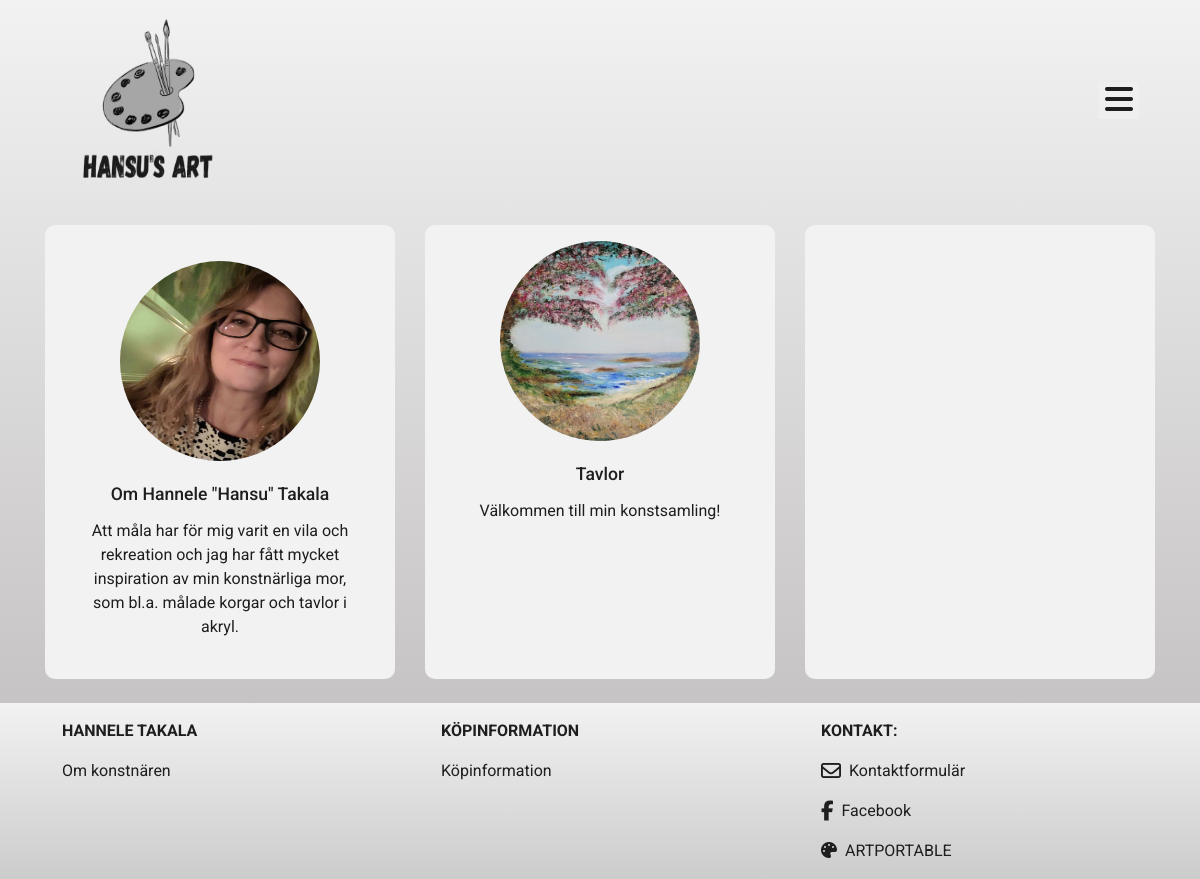
Before: / with the older database file.
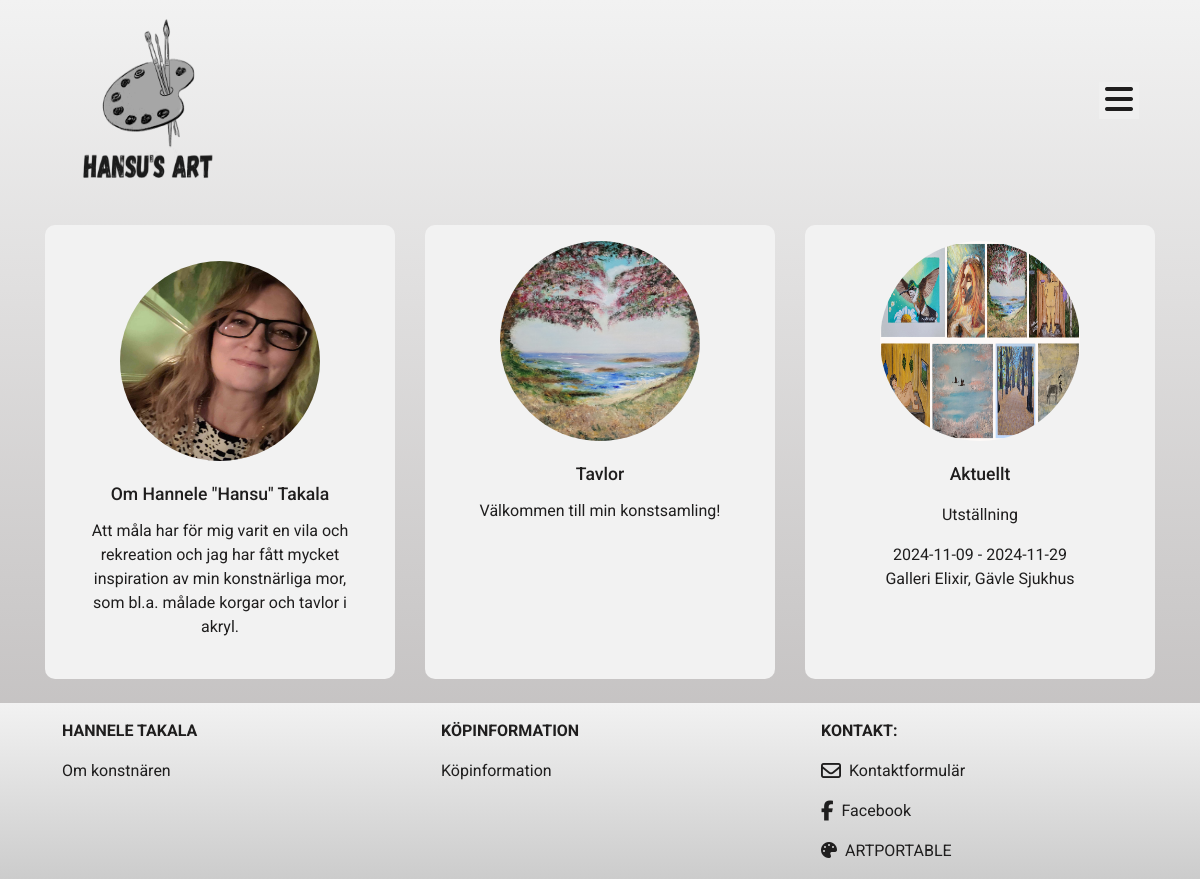
After: the same page with the newer database file.
### blog/models.py (models this page shows, shortened)
class Blog(models.Model):
    STATUS = (
        ('Draft', 'Draft'),
        ('Published', 'Published')
    )
    title = models.CharField(max_length=254)
    intro = models.TextField()
    text = models.TextField()
    status = models.CharField(choices=STATUS, default='Draft', max_length=254)
    image = models.ImageField()
    image_url = models.URLField(max_length=1024, null=True, blank=True)
    date = models.DateField(auto_now_add=True)
    highlight = models.BooleanField(default=False)
    category = models.ForeignKey('Category', null=True, blank=True, on_delete=models.SET_NULL)
    class Meta:
        ordering = ('-date',)

### home/views.py (the view)
# urls.py: path('', views.index, name='home'),
def index(request):
    posts = Blog.objects.filter(highlight='True')
    context= {
        'posts': posts,
    }
    return render(request, 'home/index.html', context)

### home/templates/home/index.html (shortened to what this page needs)
{% extends 'base.html' %}
{% load static %}
{% block content %}
<div class="container my-4">
    <div class="card-deck">
        <div class="card text-center">
            <div class="card-body">
                <a href="{% url 'about' %}" class="no-line">
                    <img src="{% static 'img/hannele.jpg' %}" class="card-img-top round mt-3" alt="Om mig">
                    <div class="card-body">
                        <p class="card-title">Om Hannele "Hansu" Takala</p>
                        <div class="card-text">Att måla har för mig varit en vila och rekreation och jag har fått mycket
                            inspiration av min
                            konstnärliga mor, som bl.a. målade korgar och tavlor i akryl.</div>
                    </div>
                </a>
            </div>
        </div>
        <div class="card text-center">
            <a href="{% url 'products' %}" class="no-line">
                <img src="{% static 'img/index.jpg' %}" class="card-img-top round mt-3" alt="Mina tavlor">
                <div class="card-body">
                    <p class="card-title">Tavlor</p>
                    <div class="card-text">Välkommen till min konstsamling!</div>
                </div>
            </a>
        </div>
        <div class="card text-center">
            {% for p in posts %}
            <a href="{% url 'blog' %}" class="no-line" aria-label="Aktuellt">
                <img src="{{ p.image.url }}" class="card-img-top round mt-3" alt="Utställningar">
                <div class="card-body">
                    <p class="card-title">Aktuellt</p>
                    <p class="card-text">
                    <p>{{ p.title }}</p>
                    <p>{{ p.intro|linebreaksbr }}</p>
                    </p>
                </div>
            </a>
            {% endfor %}
        </div>
    </div>
</div>
{% endblock %}

Changed rows visible on the page:
added Blog: image (picture), title "Utställning", intro "2024-11-09 - 2024-11-29 Galleri Elixir, Gävle Sjukhus"
